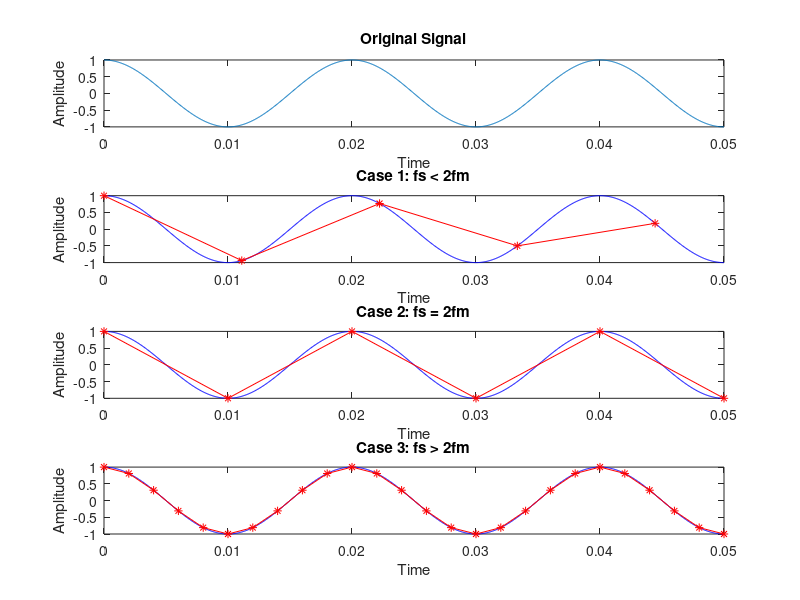

MATLAB code for this plot:
%Problem Statement:Verify the sampling theorem and aliasing effects with various sampling frequencies

clc;
clear all;
close all;

% Define the time duration and sampling frequency
tf = 0.05; % Time duration
t = 0:0.00005:tf; % Time vector with sampling frequency of 20kHz (fs = 1/0.00005) 
% Frequency of the message signal
fm = 50; % Message signal frequency
% Generate the Original signal (message signal)
X = cos(2*pi*fm*t); % Original signal (message signal) with frequency fm = 50Hz and amplitude 1 
% Plot the original signal
subplot(4,1,1); % Plot the original signal in the first subplot
plot(t, X); % Plot the original signal (message signal) with time
xlabel('Time'); 
ylabel('Amplitude');
title('Original Signal');


% Case 1: Sampling frequency (fs) is less than twice the message signal frequency (2fm)
fs1 = 1.8*fm;  % Sampling frequency (fs) is less than twice the message signal frequency (2fm)
n = 0:1/fs1:tf;
xn = cos(2*pi*fm*n);
% Plot the original signal and the sampled signal
subplot(4,1,2);
plot(t, X, 'b', n, xn, 'r*-');
xlabel('Time');
ylabel('Amplitude');
title('Case 1: fs < 2fm');


% Case 2: Sampling frequency (fs) is equal to twice the message signal frequency (2fm)
fs2 = 2*fm;
n = 0:1/fs2:tf;
xn1 = cos(2*pi*fm*n);
% Plot the original signal and the sampled signal
subplot(4,1,3);
plot(t, X, 'b', n, xn1, 'r*-');
xlabel('Time');
ylabel('Amplitude');
title('Case 2: fs = 2fm');


% Case 3: Sampling frequency (fs) is greater than twice the message signal frequency (2fm)
fs3 = 10*fm;
n = 0:1/fs3:tf;
xn2 = cos(2*pi*fm*n);
% Plot the original signal and the sampled signal
subplot(4,1,4);
plot(t, X, 'b', n, xn2, 'r*-');
xlabel('Time');
ylabel('Amplitude');
title('Case 3: fs > 2fm');



